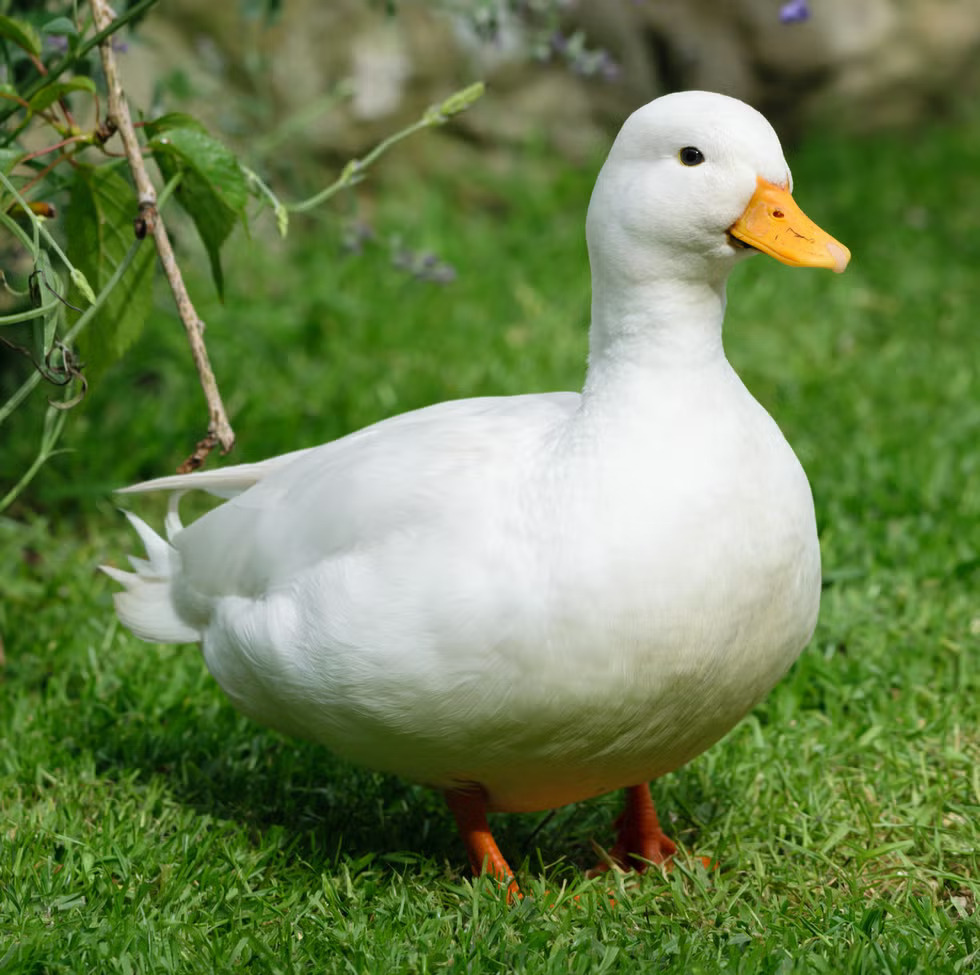
#> input picture exercises/Week 9/Image_1.jpg, 980 x 975 px
$ jupyter execute '08 Exercise 8.ipynb'
#> lines starting #> are read from the running program, lines starting #| are printed output that depends on the picture
# Exercise 8
**Cristina Correa - 1819211867**

Plot a histogram for the grey scale image

[cell 1]
import cv2
import numpy as np
import matplotlib.pyplot as plt

image_path = "Image_1.jpg"

# Calculate histogram using OpenCV
image = cv2.imread(image_path, cv2.IMREAD_GRAYSCALE)
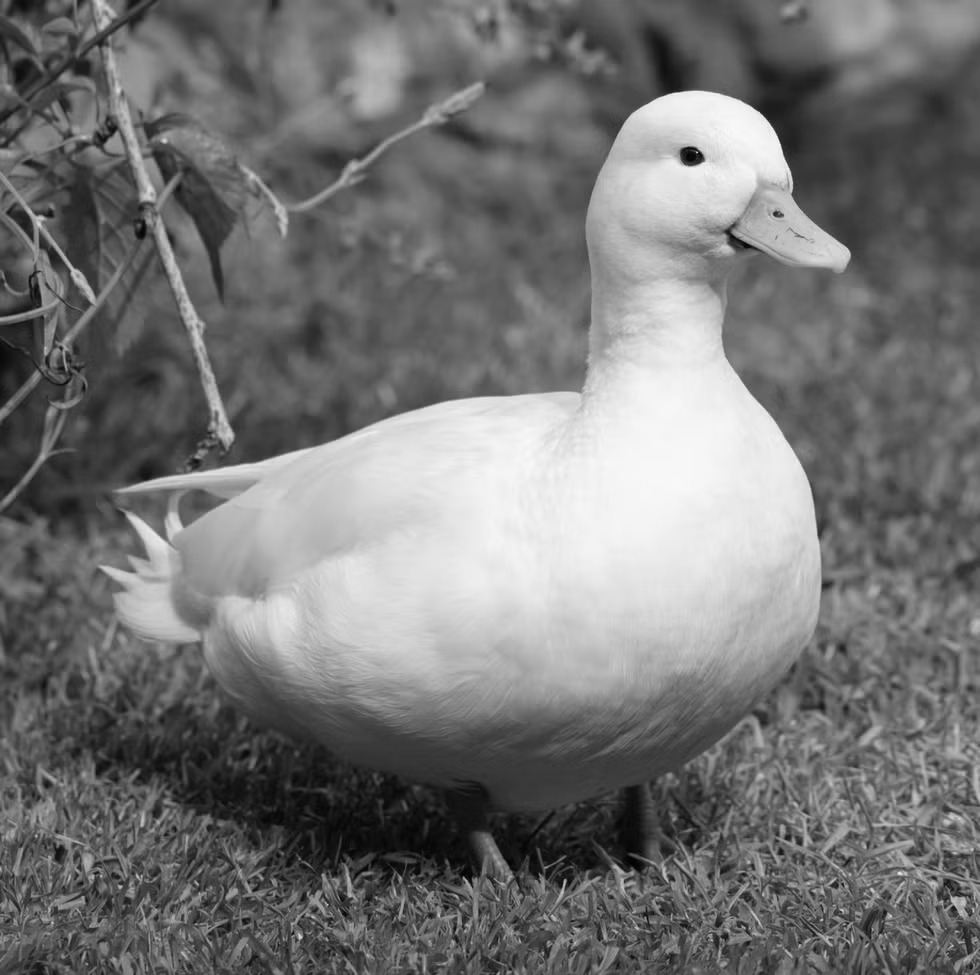
#> image: shape (975, 980); min 0, max 249, mean 117.1
hist = cv2.calcHist([image], [0], None, [256], [0, 256])
#> hist = 256 values, max 11187 at index 95, min 0 at index 250, mean 3732.4
plt.plot(hist)
plt.title("Image Histogram")
plt.xlabel("Pixel Value")
plt.ylabel("Frequency")
plt.show()
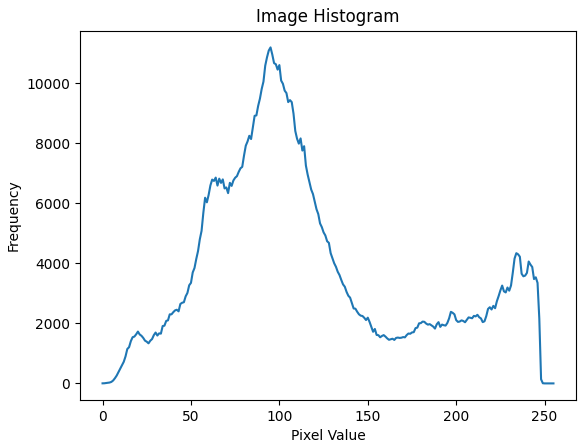
#> figure drawn by matplotlib, 1 panel; curve peaks at x = 95, y = 11187
